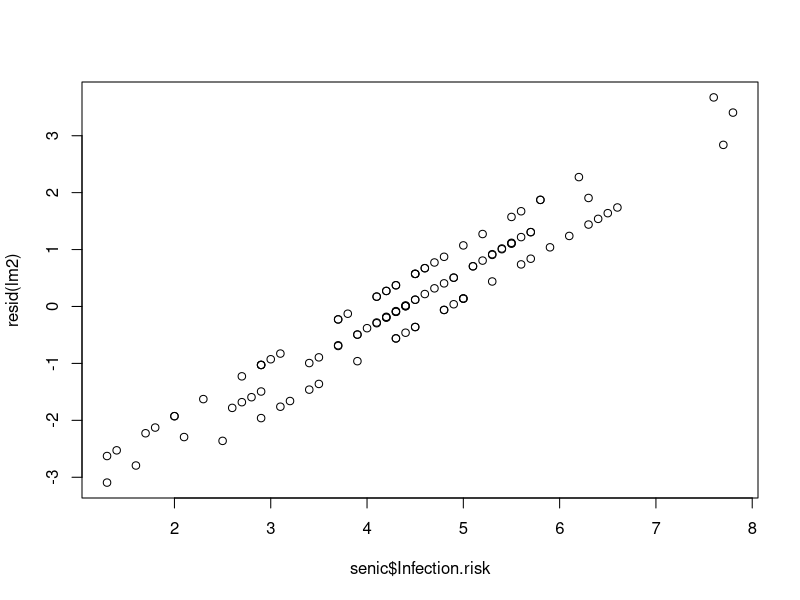

This figure's R source:
## ---- chunk 1
ALL <- TRUE
ALL <- FALSE
SOL <- FALSE
#SOL <- TRUE
set.seed(12)
# library(mat2tex)
## ---- chunk 2
senic <- read.table("senic.txt",header=T)
senic <- senic[,c("Infection.risk","Length.of.stay","Culture","X.ray","Region")]
## ---- chunk 3
head(senic)
## ---- chunk 4
lm1 <- lm(Infection.risk~Region, data=senic)
lm2 <- lm(Infection.risk~factor(Region), data=senic)
## ---- chunk 5
plot(x=senic$Infection.risk,y=resid(lm2))
